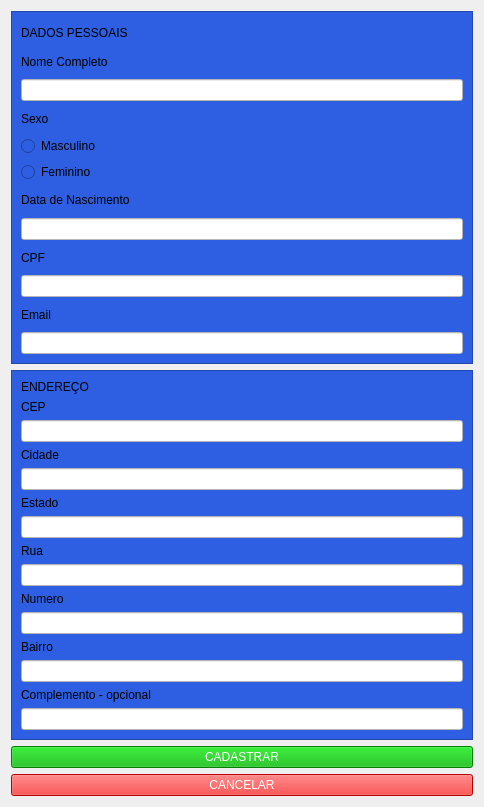
<?xml version="1.0" encoding="UTF-8"?>
<ui version="4.0">
 <class>Form</class>
 <widget class="QWidget" name="Form">
  <property name="geometry">
   <rect>
    <x>0</x>
    <y>0</y>
    <width>484</width>
    <height>807</height>
   </rect>
  </property>
  <property name="windowTitle">
   <string>Form</string>
  </property>
  <layout class="QVBoxLayout" name="verticalLayout_3">
   <item>
    <widget class="QFrame" name="DADOS_PESSOAIS">
     <property name="styleSheet">
      <string notr="true">background-color: rgb(46, 94, 226);
font: 9pt &quot;Nirmala UI&quot;;</string>
     </property>
     <property name="frameShape">
      <enum>QFrame::Shape::StyledPanel</enum>
     </property>
     <property name="frameShadow">
      <enum>QFrame::Shadow::Raised</enum>
     </property>
     <layout class="QVBoxLayout" name="verticalLayout">
      <item>
       <widget class="QLabel" name="title_dados_pessoais">
        <property name="styleSheet">
         <string notr="true">font: 14pt &quot;Comic Sans MS&quot;;
</string>
        </property>
        <property name="text">
         <string>DADOS PESSOAIS</string>
        </property>
       </widget>
      </item>
      <item>
       <widget class="QLabel" name="nome">
        <property name="styleSheet">
         <string notr="true">font: 10pt &quot;Nirmala UI&quot;;</string>
        </property>
        <property name="text">
         <string>Nome Completo</string>
        </property>
       </widget>
      </item>
      <item>
       <widget class="QLineEdit" name="lineEdit_nome_2">
        <property name="styleSheet">
         <string notr="true">background-color: rgb(255, 255, 255);
font: 9pt &quot;Nirmala UI&quot;;</string>
        </property>
       </widget>
      </item>
      <item>
       <widget class="QLabel" name="label_sexo">
        <property name="text">
         <string>Sexo</string>
        </property>
       </widget>
      </item>
      <item>
       <widget class="QRadioButton" name="sx_masculino">
        <property name="text">
         <string>Masculino</string>
        </property>
       </widget>
      </item>
      <item>
       <widget class="QRadioButton" name="sx_feminino">
        <property name="text">
         <string>Feminino</string>
        </property>
       </widget>
      </item>
      <item>
       <widget class="QLabel" name="dataNascimento">
        <property name="text">
         <string>Data de Nascimento</string>
        </property>
       </widget>
      </item>
      <item>
       <widget class="QLineEdit" name="lineEdit_dataNascimento">
        <property name="styleSheet">
         <string notr="true">background-color: rgb(255, 255, 255);</string>
        </property>
       </widget>
      </item>
      <item>
       <widget class="QLabel" name="cpf">
        <property name="text">
         <string>CPF</string>
        </property>
       </widget>
      </item>
      <item>
       <widget class="QLineEdit" name="lineEdit_cpf">
        <property name="styleSheet">
         <string notr="true">background-color: rgb(255, 255, 255);</string>
        </property>
       </widget>
      </item>
      <item>
       <widget class="QLabel" name="email">
        <property name="text">
         <string>Email</string>
        </property>
       </widget>
      </item>
      <item>
       <widget class="QLineEdit" name="lineEdit_nome">
        <property name="styleSheet">
         <string notr="true">background-color: rgb(255, 255, 255);</string>
        </property>
       </widget>
      </item>
     </layout>
    </widget>
   </item>
   <item>
    <widget class="QFrame" name="ENDERECO">
     <property name="styleSheet">
      <string notr="true">background-color: rgb(46, 94, 226);
font: 9pt &quot;Nirmala UI&quot;;</string>
     </property>
     <property name="frameShape">
      <enum>QFrame::Shape::StyledPanel</enum>
     </property>
     <property name="frameShadow">
      <enum>QFrame::Shadow::Raised</enum>
     </property>
     <layout class="QVBoxLayout" name="verticalLayout_2">
      <item>
       <widget class="QLabel" name="title_endereco">
        <property name="styleSheet">
         <string notr="true">font: 14pt &quot;Comic Sans MS&quot;;</string>
        </property>
        <property name="text">
         <string>ENDEREÇO</string>
        </property>
       </widget>
      </item>
      <item>
       <widget class="QLabel" name="cep">
        <property name="text">
         <string>CEP</string>
        </property>
       </widget>
      </item>
      <item>
       <widget class="QLineEdit" name="lineEdit_cep">
        <property name="styleSheet">
         <string notr="true">background-color: rgb(255, 255, 255);</string>
        </property>
       </widget>
      </item>
      <item>
       <widget class="QLabel" name="cidade">
        <property name="text">
         <string>Cidade</string>
        </property>
       </widget>
      </item>
      <item>
       <widget class="QLineEdit" name="lineEdit_cidade">
        <property name="styleSheet">
         <string notr="true">background-color: rgb(255, 255, 255);</string>
        </property>
       </widget>
      </item>
      <item>
       <widget class="QLabel" name="estado">
        <property name="text">
         <string>Estado</string>
        </property>
       </widget>
      </item>
      <item>
       <widget class="QLineEdit" name="lineEdit_estado">
        <property name="styleSheet">
         <string notr="true">background-color: rgb(255, 255, 255);</string>
        </property>
       </widget>
      </item>
      <item>
       <widget class="QLabel" name="rua">
        <property name="text">
         <string>Rua</string>
        </property>
       </widget>
      </item>
      <item>
       <widget class="QLineEdit" name="lineEdit_rua">
        <property name="styleSheet">
         <string notr="true">background-color: rgb(255, 255, 255);</string>
        </property>
       </widget>
      </item>
      <item>
       <widget class="QLabel" name="numero">
        <property name="text">
         <string>Numero</string>
        </property>
       </widget>
      </item>
      <item>
       <widget class="QLineEdit" name="lineEdit_numero">
        <property name="styleSheet">
         <string notr="true">background-color: rgb(255, 255, 255);</string>
        </property>
       </widget>
      </item>
      <item>
       <widget class="QLabel" name="bairro">
        <property name="text">
         <string>Bairro</string>
        </property>
       </widget>
      </item>
      <item>
       <widget class="QLineEdit" name="lineEdit_bairro">
        <property name="styleSheet">
         <string notr="true">background-color: rgb(255, 255, 255);</string>
        </property>
       </widget>
      </item>
      <item>
       <widget class="QLabel" name="complemanto">
        <property name="text">
         <string>Complemento - opcional</string>
        </property>
       </widget>
      </item>
      <item>
       <widget class="QLineEdit" name="lineEdit_complemento">
        <property name="styleSheet">
         <string notr="true">background-color: rgb(255, 255, 255);</string>
        </property>
       </widget>
      </item>
     </layout>
    </widget>
   </item>
   <item>
    <widget class="QPushButton" name="pushButton_cancelar">
     <property name="styleSheet">
      <string notr="true">color: rgb(255, 255, 255);
font: 13pt &quot;Nirmala UI&quot;;

background-color: rgb(0, 176, 0);</string>
     </property>
     <property name="text">
      <string>CADASTRAR</string>
     </property>
    </widget>
   </item>
   <item>
    <widget class="QPushButton" name="pushButton_cadastrar">
     <property name="styleSheet">
      <string notr="true">background-color: rgb(255, 0, 0);
color: rgb(255, 255, 255);
font: 13pt &quot;Nirmala UI&quot;;</string>
     </property>
     <property name="text">
      <string>CANCELAR</string>
     </property>
    </widget>
   </item>
  </layout>
 </widget>
 <resources/>
 <connections/>
</ui>
